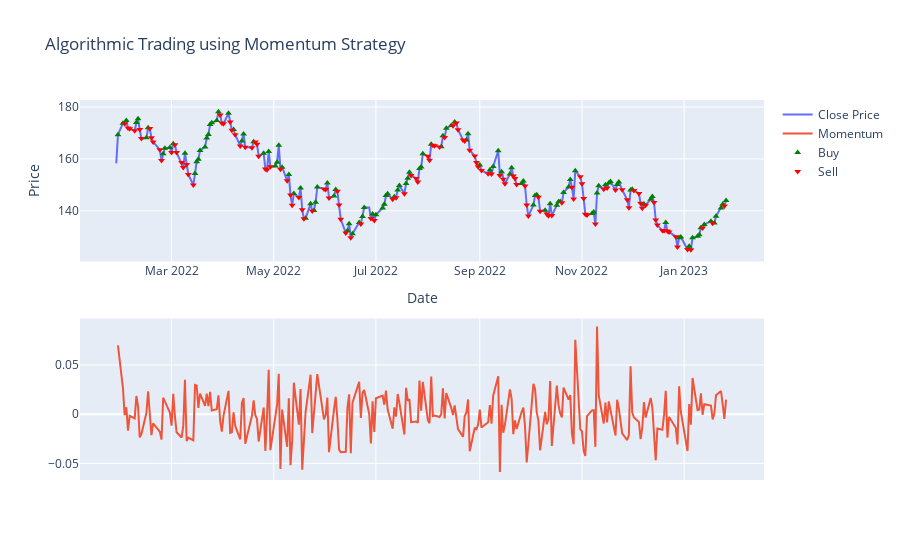

Notebook code cell kept with this figure:
### Markdown cell above
let’s implement the momentum strategy in Algorithmic Trading using Python

### Code cell
# Calculation of momentum
data['momentum'] = data['Close'].pct_change()

# Creating subplots to show momentum and buying/selling markers
figure = make_subplots(rows=2, cols=1)
figure.add_trace(go.Scatter(x=data.index, 
                         y=data['Close'], 
                         name='Close Price'))
figure.add_trace(go.Scatter(x=data.index, 
                         y=data['momentum'], 
                         name='Momentum', 
                         yaxis='y2'))

# Adding the buy and sell signals
figure.add_trace(go.Scatter(x=data.loc[data['momentum'] > 0].index, 
                         y=data.loc[data['momentum'] > 0]['Close'], 
                         mode='markers', name='Buy', 
                         marker=dict(color='green', symbol='triangle-up')))

figure.add_trace(go.Scatter(x=data.loc[data['momentum'] < 0].index, 
                         y=data.loc[data['momentum'] < 0]['Close'], 
                         mode='markers', name='Sell', 
                         marker=dict(color='red', symbol='triangle-down')))

figure.update_layout(title='Algorithmic Trading using Momentum Strategy',
                  xaxis_title='Date',
                  yaxis_title='Price')
figure.update_yaxes(title="Momentum", secondary_y=True)
figure.show()
